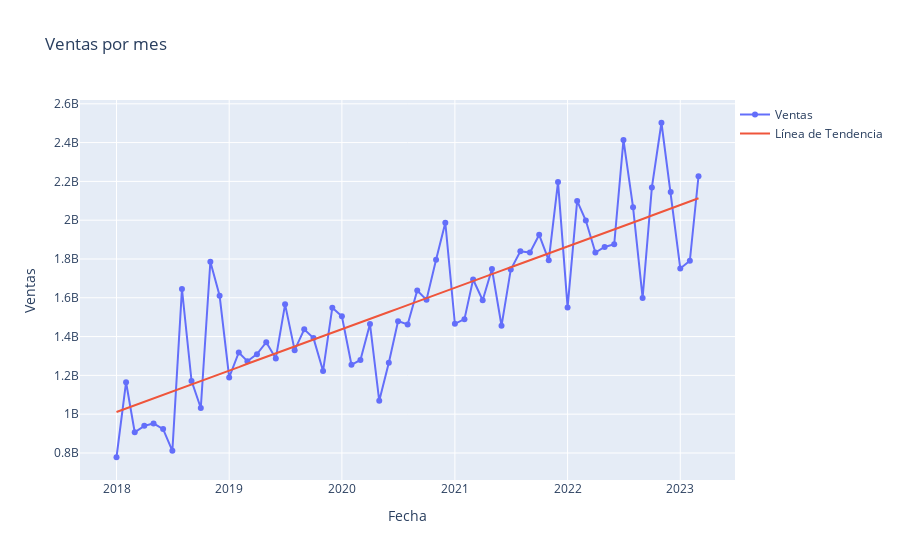
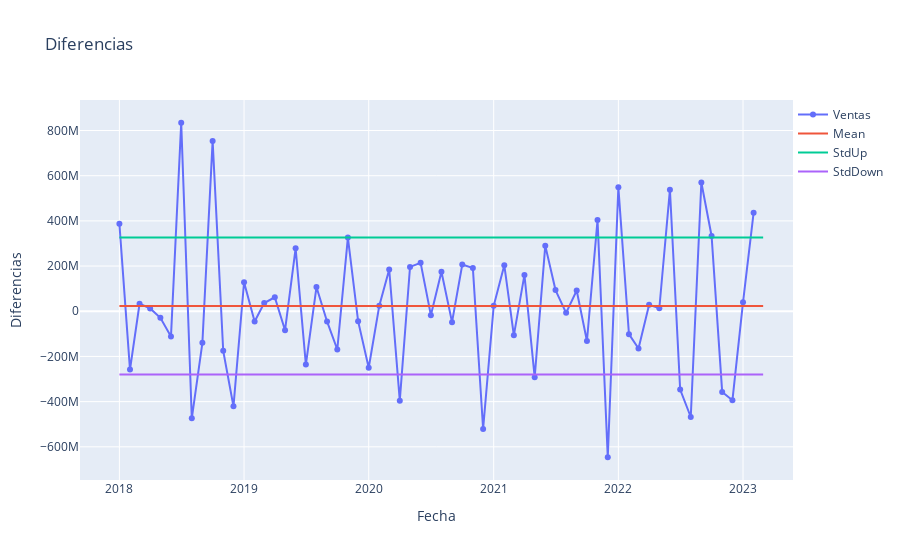
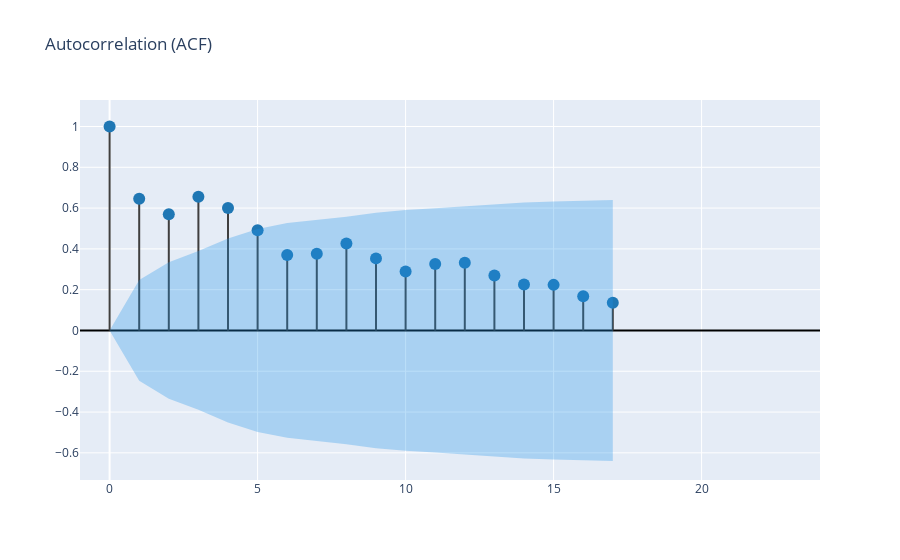
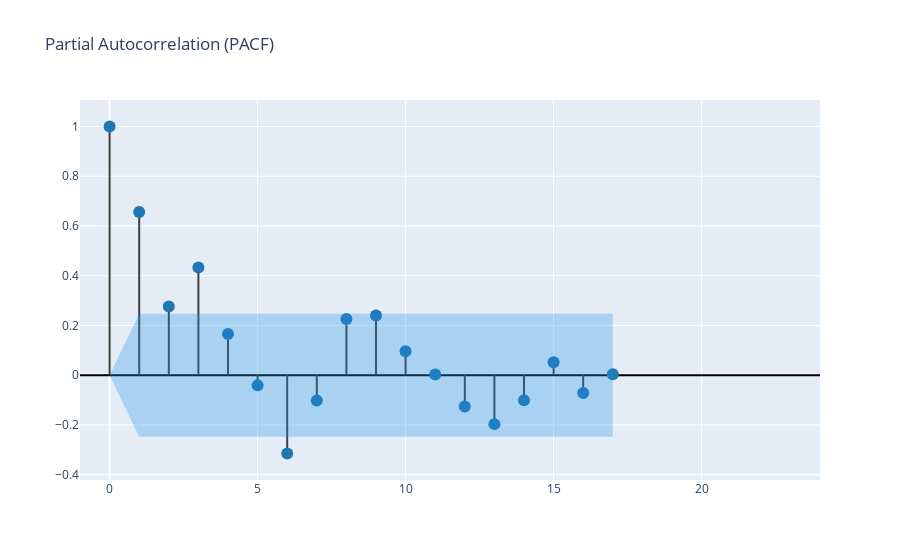

Write notebook code for charts like these, in order.
### Code cell
EDA_cluster(ventas_cluster, ventas_nits)
